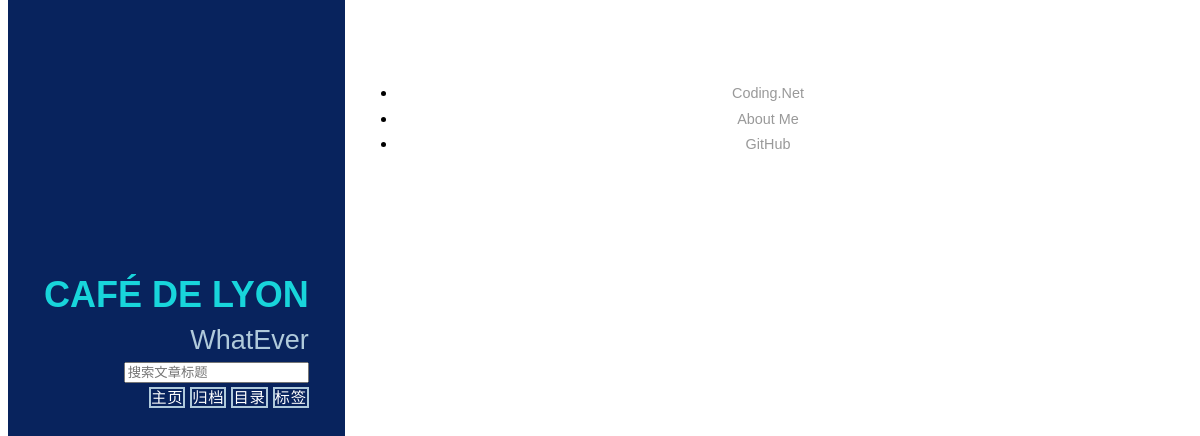
/, run on an earlier commit of the app's database.
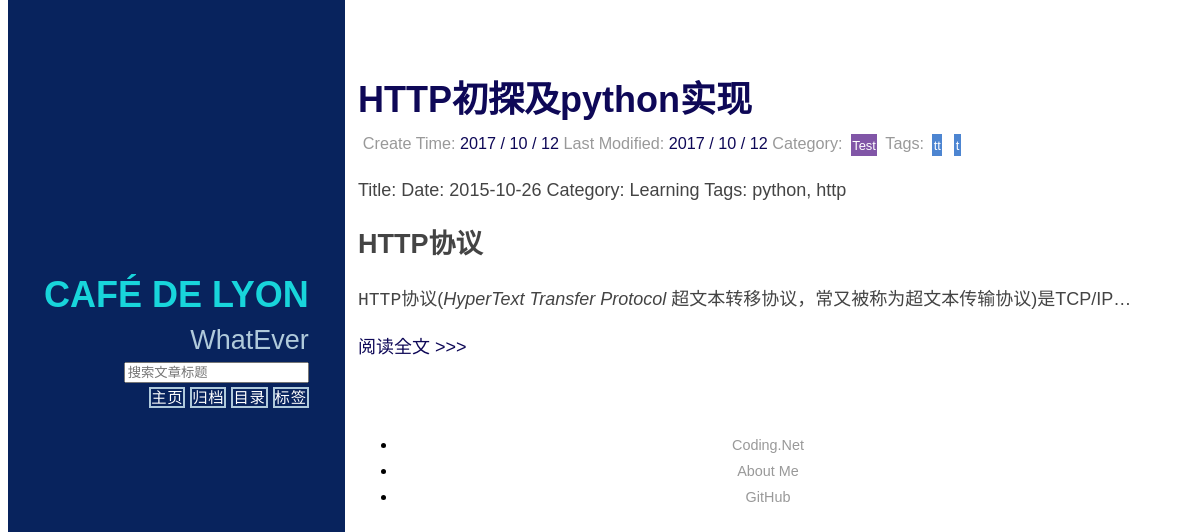
And on a later commit of the database.
### blog1/models.py (models this page shows, shortened)
class Article(models.Model):
    title = models.CharField(max_length=70)
    content = models.TextField(blank=None, null=True)
    created_time = models.DateTimeField()
    modified_time = models.DateTimeField()
    abstract = models.TextField(blank=True, null=True)
    category = models.ForeignKey(Category)
    tags = models.ManyToManyField(Tag, blank=True)
    author = models.ForeignKey(User, blank=None, null=True)
    count_read = models.IntegerField(default=0)
    count_comment = models.IntegerField(default=0)
    class Meta:
        ordering = ['-created_time']

class Category(models.Model):
    name = models.CharField(max_length=100)
    def __str__(self):
        return self.name

class Tag(models.Model):
    name = models.CharField(max_length=100)
    def __str__(self):
        return self.name

### blog1/views.py (the view)
# urls.py: url(r'^$', views.home, name='home'),
def home(request):
    posts = Article.objects.all()
    paginator = Paginator(posts, 10)
    page = request.GET.get('page')
    try:
        post_list = paginator.page(page)
    except PageNotAnInteger:
        post_list = paginator.page(1)
    except EmptyPage:
        post_list = paginator.page(paginator.num_pages)
    return render(request, 'home.html', {'post_list': post_list})

### blog1/templatetags/custom_markdown.py (called while the page is built)
@register.filter(is_safe=True)  # 注册template filter
@stringfilter  # 希望字符串作为参数
def custom_markdown(value):
    return mark_safe(markdown.markdown(value,
                                       extensions=['markdown.extensions.fenced_code',
                                                   'markdown.extensions.codehilite'],
                                       safe_mode=True,
                                       enable_attributes=False))

### templates/home.html (shortened to what this page needs)
{% extends "base.html" %}
{% load custom_markdown %}
{% block content %}
    <div class="posts">
        {% for post in post_list %}
            <section class="post">
                {% include 'post_header_simple.html' %}
                {% include 'post_abstract.html' %}
            </section>
        {% endfor %}
    </div>
{% endblock %}

### templates/post_header_simple.html
<header class="post-header">
    <h2 class="post-title"><a href="{% url "detail" post_id=post.id %}">{{ post.title }}</a></h2>
    <p class="post-meta">
        Create Time: <a class="post-author" href="#">{{ post.created_time |date:"Y / m / d" }}</a>
        Last Modified: <a class="post-author" href="#">{{ post.modified_time |date:"Y / m / d" }}</a>
        Category: <a class="post-category post-category-yui"
                     href="{% url 'search_category' category_id=post.category.id %}">{{ post.category }}</a>
        Tags:
        {% for tag in post.tags.all %}
            <a class="post-category post-category-pure"
               href="{% url 'search_tag' tag_id=tag.id %}">{{ tag }}</a>
        {% endfor %}
    </p>
</header>

### templates/post_abstract.html
{% load custom_markdown %}
<div class="post-description">
    {% if post.abstract %}
        <p>
            {{ post.abstract | custom_markdown }}
        </p>
    {% else %}
        <p>
            {{ post.content | truncatechars:150 | custom_markdown }}
        </p>
    {% endif %}
</div>
<a class="pure-button" href="{% url "detail" post_id=post.id %}">阅读全文 >>> </a>

What changed in the data, as far as the page shows it:
added Article: title "HTTP初探及python实现", created_time "2017 / 10 / 12", modified_time "2017 / 10 / 12", category "Test", content|custom_markdown "Title: Date: 2015-10-26 Category: Learning Tags: python, http HTTP协议 HTTP 协议( HyperText Transfer Protocol 超文本转移协议，常又被称为超文本传输协议)是TCP/IP…"
added Tag: name "tt"
added Tag: name "t"
